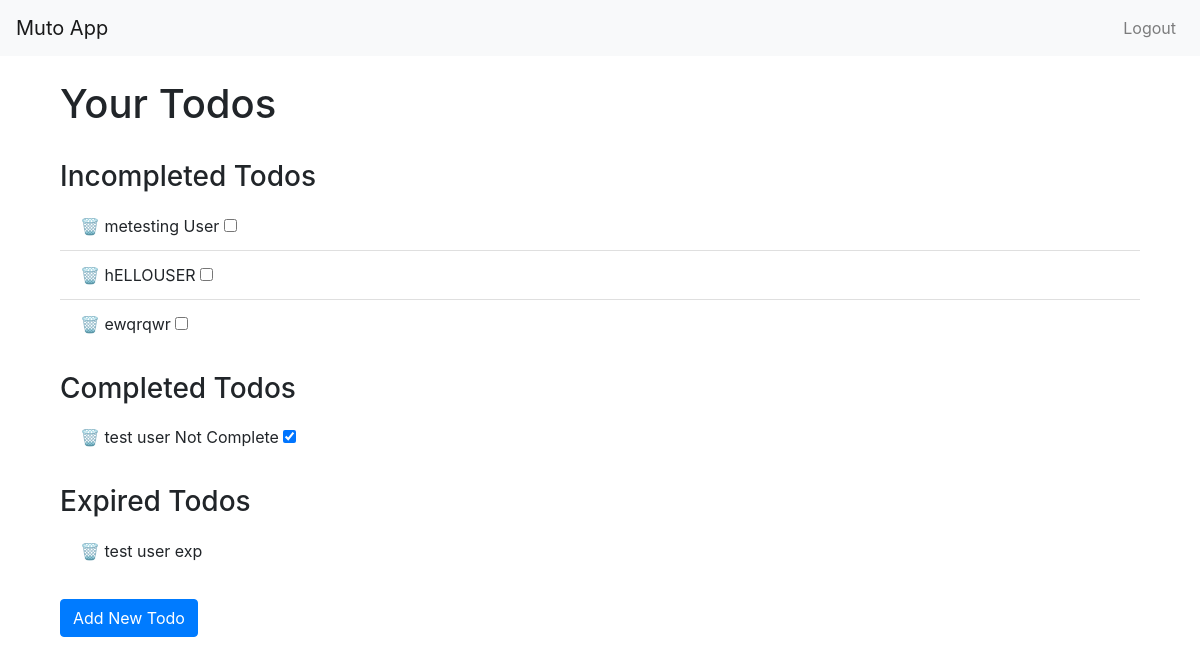
Screenshot of /todos/ (signed in) with the database file from the repository.
### todos/models.py (models this page shows, shortened)
class Task(models.Model):
    user = models.ForeignKey(
        User, on_delete=models.CASCADE, null=True, blank=True)
    title = models.CharField(max_length=200)
    description = models.TextField(null=True, blank=True)
    complete = models.BooleanField(default=False)
    expired = models.BooleanField(default=False)
    created = models.DateTimeField(auto_now_add=True)
    dueDate = models.DateField(null=True, blank=True)
    objects = TaskManager()
    class Meta:
        order_with_respect_to = 'user'

### todos/views.py (the view)
# urls.py: path("todos/", include("todos.urls")),
def todos(request):
    user = request.user
    todos = Task.objects.filter(user=user)
    for todo in todos:
        if not todo.complete and todo.dueDate:
            if isinstance(todo.dueDate, datetime):
                todo.dueDate = todo.dueDate.date()  # Convert to datetime.date
            if todo.dueDate < timezone.now().date():
                todo.expired = True
                todo.save()
    incomplete_todos = [todo for todo in todos if not todo.complete and not todo.expired]
    completed_todos = [todo for todo in todos if todo.complete]
    expired_todos = [todo for todo in todos if todo.expired]
    return render(request, 'todos.html', {
        'incomplete_todos': incomplete_todos,
        'completed_todos': completed_todos,
        'expired_todos': expired_todos,
    })

### todos/templates/todos.html
{% extends 'base.html' %} {% block content %}
<div class="container">
  <h1>Your Todos</h1>
  <ul class="list-group">
    <h3 class="mt-4">Incompleted Todos</h3>
    <ul class="list-group list-group-flush">
      {% for todo in incomplete_todos %}
      <li class="list-group-item">
        <a class="text-danger" href="{% url 'delete_todo' todo.id %}">🗑️</a>
        {{ todo.title }}
        <a href="{% url 'todo_not_done' todo.id todo.complete %}">
          <input type="checkbox" class="todo-checkbox" />
        </a>
      </li>
      {% endfor %}
    </ul>
    <h3 class="mt-4">Completed Todos</h3>
    <ul class="list-group list-group-flush">
      {% for todo in completed_todos %}
      <li class="list-group-item">
        <a class="text-danger" href="{% url 'delete_todo' todo.id %}">🗑️</a>
        {{ todo.title }}
        <a href="{% url 'done_todo' todo.id todo.complete %}">
          <input
            type="checkbox"
            class="todo-checkbox"
            checked="{{ todo.complete }}"
          />
        </a>
      </li>
      {% endfor %}
    </ul>
    <h3 class="mt-4">Expired Todos</h3>
    <ul class="list-group list-group-flush">
      {% for todo in expired_todos %}
      <li class="list-group-item">
        <a class="text-danger" href="{% url 'delete_todo' todo.id %}">🗑️</a>
        {{ todo.title }}
      </li>
      {% endfor %}
    </ul>
  </ul>
  <a class="btn btn-primary mt-4" href="{% url 'add_todo' %}">Add New Todo</a>
</div>
{% endblock %}

### rows the page displays
Task: title "metesting User"
Task: title "hELLOUSER"
Task: title "ewqrqwr"
Task: title "test user Not Complete"
Task: title "test user exp"
